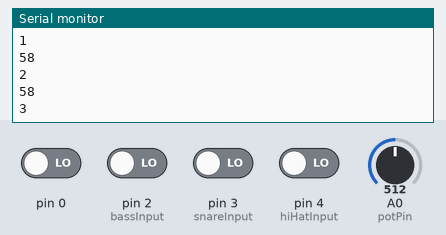
Simulated run of this sketch. Board: Arduino Leonardo, built with avr-gcc and run on an emulated ATmega32U4. Shown: the last lines printed to the serial monitor. The inputs (shaded band) are chosen by the test bench; at power-on: pin 0, pin 2 (bassInput), pin 3 (snareInput), pin 4 (hiHatInput) LOW, A0 (potPin) = 512. Random numbers use the default seed unless the sketch sets one.

Above: at 1.2 s.
1.3 s: A0 (potPin) set to 716
At 1.33 s:
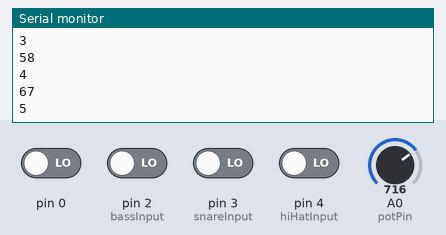
2.8 s: A0 (potPin) set to 900
At 2.86 s:
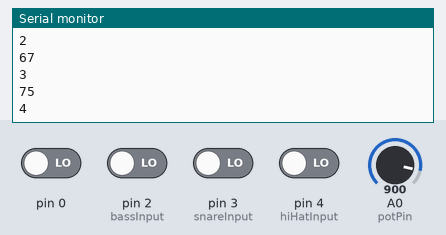
Timing chart, 0 to 5.8 s (numbered marks = the images above; inputs shaded):
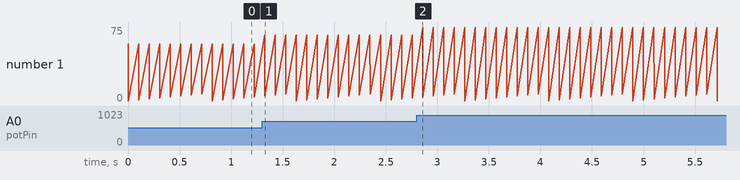

Measured:
- after the input at 1.3 s, the serial monitor: prints a new line at once (image 1)
- after the input at 2.8 s, the serial monitor: prints a new line after 0.06 s (image 2)

The sketch:

MIDI_Control.ino
```cpp
#include "MIDIUSB.h"

//Using Arduino Leonardo

// Potentiometer
int potPin = A0;
int potVal = 0;

// Buttons - Inputs 2, 3, 4
int bassInput = 2;
int snareInput = 3;
int hiHatInput = 4;
int sequenceInput = 5;

int bassVal;
int snareVal;
int hiHatVal;
int sequenceVal;

//Alterations
int hatArray[] = {42,44,46};
int bassArray[] = {0, 1, 2};

// Input loudness
int bassLoudness = 0;
int snareLoudness = 0;
int hiHatLoudness = 0;
int sequenceLoudness = 0;

// Beat counter
int counter = 0;

void noteOn(byte channel, byte pitch, byte velocity)
{
  midiEventPacket_t noteOn = {0x09, 0x90 | channel, pitch, velocity};
  MidiUSB.sendMIDI(noteOn);
}

void noteOff(byte channel, byte pitch, byte velocity)
{
  midiEventPacket_t noteOff = {0x08, 0x80 | channel, pitch, velocity};
  MidiUSB.sendMIDI(noteOff);
}

void programChange(byte channel, byte program)
{
  midiEventPacket_t programChange = {0x0C, 0xC0 | channel, program, 0};
  MidiUSB.sendMIDI(programChange);
}

void controlChange(byte channel, byte control, byte value)
{
  midiEventPacket_t event = {0x0B, 0xB0 | channel, control, value};
  MidiUSB.sendMIDI(event);
}

void setup()
{
  Serial.begin(115200);
  randomSeed(analogRead(A1)); // Seed the random number generator with an unconnected analog input pin (you can use A0 as well if preferred).
}

void loop()
{
  potVal = analogRead(potPin);
  int potValMapped = map(potVal, 0, 1023, 35, 81);

  bassVal = digitalRead(bassInput);
  snareVal = digitalRead(snareInput);
  hiHatVal = digitalRead(hiHatInput);
  sequenceVal = digitalRead(sequenceVal);

  Serial.println(potValMapped);
  Serial.println(counter);

  // Reset loudness values
  bassLoudness = 0;
  snareLoudness = 0;
  hiHatLoudness = 0;

  // Trigger bass drum (channel 9, note 36)
  if (bassVal == 1 && (counter == 0 || counter == 2))
  {
    bassLoudness = 100;
  }

  if (snareVal == 1 && (counter == 1 || counter == 5))
  {
    snareLoudness = random(75, 127);
  }

  if (sequenceVal == 1 && (counter == 2 || counter == 4))
  {
    sequenceLoudness = 100;
  }

  // Trigger hi-hat (channel 9, note 55)
  if (hiHatVal == 1)
  {
    hiHatLoudness = 100;
  }

  // Send the MIDI note-on messages with the correct loudness values
  noteOn(9, bassArray[random(2)], bassLoudness);
  noteOn(9, potValMapped, snareLoudness);
  noteOn(9, hatArray[random(2)], hiHatLoudness);
  noteOn(1, random(36, 58), sequenceLoudness);

  MidiUSB.flush();

  // Update the beat counter and reset after 8 counts (loop through 0-7)
  counter++;
  counter = counter % 8;

  // Delay before sending the next set of MIDI messages
  delay(100);
}
```
